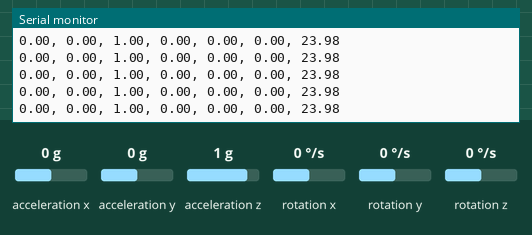
Recording of a sketch running on a simulated Arduino Uno, built with avr-gcc and run on an emulated ATmega328P. Parts: the last lines printed to the serial monitor. Wiring (inferred from the names in the program): MPU-6050 motion sensor at I2C address 0x68. Inputs (shaded band) come from the test bench; at power-on: rotation x 0 °/s, acceleration x 0 g, rotation y 0 °/s, rotation z 0 °/s, acceleration y 0 g, acceleration z 1 g.

Above: at 1.2 s.
1.3 s: rotation x set to -192 °/s
At 2.4 s:
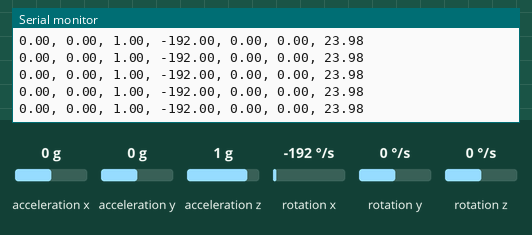
4.3 s: acceleration x set to -1.4 g
At 5.4 s:
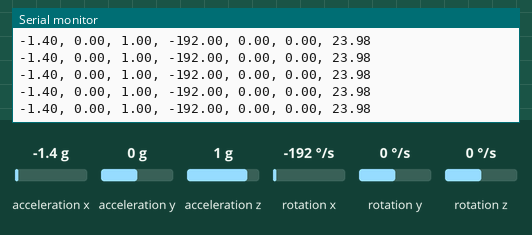
7.3 s: rotation y set to -192 °/s
At 8.3 s:
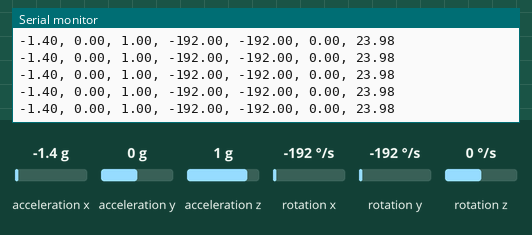
10.3 s: rotation z set to -192 °/s
At 11.4 s:
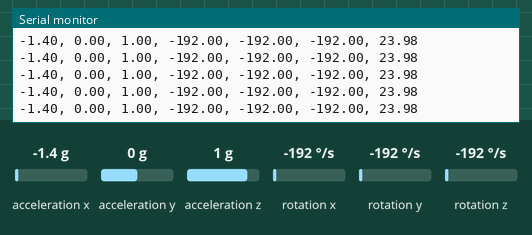
13.3 s: acceleration y set to -1.4 g
At 14.3 s:
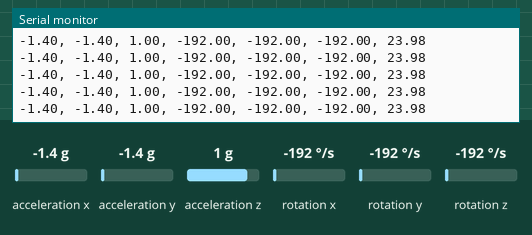
16.3 s: acceleration z set to -1.4 g
At 17.4 s:
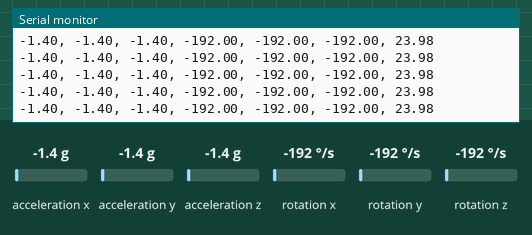

The sketch:

imu.ino
```cpp
#include <Wire.h> // I2C通信を行うためのライブラリ

// MPU-6050のアドレス、レジスタ設定値（モジュールの決まり事）
#define MPU6050_WHO_AM_I     0x75  // Read Only
#define MPU6050_PWR_MGMT_1   0x6B  // Read and Write
#define MPU_ADDRESS  0x68


// 電源投入時に一度だけ実行される
void setup() {
  // I2C通信の開始
  Wire.begin();

  // PCとの通信を開始（データ表示用）
  Serial.begin(19200); //115200bps

  // 初回確認処理（接続センサの確認）
  Wire.beginTransmission(MPU_ADDRESS);
  Wire.write(MPU6050_WHO_AM_I);  //MPU6050_PWR_MGMT_1
  Wire.write(0x00);
  Wire.endTransmission();

  // 動作モードの設定（データの送り方など）
  Wire.beginTransmission(MPU_ADDRESS);
  Wire.write(MPU6050_PWR_MGMT_1);  //MPU6050_PWR_MGMT_1レジスタの設定
  Wire.write(0x00);
  Wire.endTransmission();

}

// 電源が入っている限り、繰り返し実行される
void loop() {
  // センサ値の読み込み
  // IMUモジュールと通信を開始し、値を取得する。
  Wire.beginTransmission(0x68);
  Wire.write(0x3B);
  Wire.endTransmission(false);
  Wire.requestFrom(0x68, 14, true);
  // データ読み込み
  while (Wire.available() < 14);
  int16_t axRaw, ayRaw, azRaw, gxRaw, gyRaw, gzRaw, TemperatureRaw;

  // 取得した値を用意したそれぞれの変数（箱）に入れる
  axRaw = Wire.read() << 8 | Wire.read();
  ayRaw = Wire.read() << 8 | Wire.read();
  azRaw = Wire.read() << 8 | Wire.read();
  TemperatureRaw = Wire.read() << 8 | Wire.read();
  gxRaw = Wire.read() << 8 | Wire.read();
  gyRaw = Wire.read() << 8 | Wire.read();
  gzRaw = Wire.read() << 8 | Wire.read();

  // データの変換（センサのデータシートより）
  // 加速度値を分解能で割って加速度(G)に変換する
  float acc_x = axRaw / 16384.0;  //FS_SEL_0 16,384 LSB / g
  float acc_y = ayRaw / 16384.0;
  float acc_z = azRaw / 16384.0;

  // 角速度値を分解能で割って角速度(度/秒)に変換する
  float gyro_x = gxRaw / 131.0;//FS_SEL_0 131 LSB / (°/s)
  float gyro_y = gyRaw / 131.0;
  float gyro_z = gzRaw / 131.0;

  // 温度の計算。
  float temp = (TemperatureRaw + 12412.0) / 340.0;

  // 結果を（人間が見るために）出力する
  Serial.print(acc_x);  Serial.print(", ");
  Serial.print(acc_y);  Serial.print(", ");
  Serial.print(acc_z);  Serial.print(", ");
  Serial.print(gyro_x); Serial.print(", ");
  Serial.print(gyro_y); Serial.print(", ");
  Serial.print(gyro_z); Serial.print(", ");
  Serial.print(temp); Serial.println("");

}
```

Measured:
- after the input at 1.3 s, the serial monitor: prints a new line at once (image 1)
- after the input at 4.3 s, the serial monitor: prints a new line at once (image 2)
- after the input at 7.3 s, the serial monitor: prints a new line at once (image 3)
- after the input at 10.3 s, the serial monitor: prints a new line after 0.06 s (image 4)
- after the input at 13.3 s, the serial monitor: prints a new line after 0.06 s (image 5)
- after the input at 16.3 s, the serial monitor: prints a new line at once (image 6)
